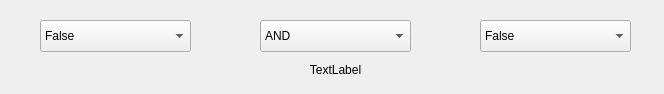
<?xml version="1.0" encoding="UTF-8"?>
<ui version="4.0">
 <class>Widget</class>
 <widget class="QWidget" name="Widget">
  <property name="geometry">
   <rect>
    <x>0</x>
    <y>0</y>
    <width>664</width>
    <height>94</height>
   </rect>
  </property>
  <property name="windowTitle">
   <string>Widget</string>
  </property>
  <widget class="QComboBox" name="logOper2">
   <property name="geometry">
    <rect>
     <x>480</x>
     <y>20</y>
     <width>151</width>
     <height>32</height>
    </rect>
   </property>
   <property name="palette">
    <palette>
     <active>
      <colorrole role="Text">
       <brush brushstyle="SolidPattern">
        <color alpha="217">
         <red>0</red>
         <green>0</green>
         <blue>0</blue>
        </color>
       </brush>
      </colorrole>
      <colorrole role="PlaceholderText">
       <brush brushstyle="SolidPattern">
        <color alpha="128">
         <red>0</red>
         <green>0</green>
         <blue>0</blue>
        </color>
       </brush>
      </colorrole>
     </active>
     <inactive>
      <colorrole role="Text">
       <brush brushstyle="SolidPattern">
        <color alpha="217">
         <red>0</red>
         <green>0</green>
         <blue>0</blue>
        </color>
       </brush>
      </colorrole>
      <colorrole role="PlaceholderText">
       <brush brushstyle="SolidPattern">
        <color alpha="128">
         <red>0</red>
         <green>0</green>
         <blue>0</blue>
        </color>
       </brush>
      </colorrole>
     </inactive>
     <disabled>
      <colorrole role="Text">
       <brush brushstyle="SolidPattern">
        <color alpha="63">
         <red>255</red>
         <green>255</green>
         <blue>255</blue>
        </color>
       </brush>
      </colorrole>
      <colorrole role="PlaceholderText">
       <brush brushstyle="SolidPattern">
        <color alpha="128">
         <red>255</red>
         <green>255</green>
         <blue>255</blue>
        </color>
       </brush>
      </colorrole>
     </disabled>
    </palette>
   </property>
   <item>
    <property name="text">
     <string>False</string>
    </property>
   </item>
   <item>
    <property name="text">
     <string>True</string>
    </property>
   </item>
  </widget>
  <widget class="QComboBox" name="logOper1">
   <property name="geometry">
    <rect>
     <x>40</x>
     <y>20</y>
     <width>151</width>
     <height>32</height>
    </rect>
   </property>
   <property name="palette">
    <palette>
     <active>
      <colorrole role="Text">
       <brush brushstyle="SolidPattern">
        <color alpha="217">
         <red>0</red>
         <green>0</green>
         <blue>0</blue>
        </color>
       </brush>
      </colorrole>
      <colorrole role="PlaceholderText">
       <brush brushstyle="SolidPattern">
        <color alpha="128">
         <red>0</red>
         <green>0</green>
         <blue>0</blue>
        </color>
       </brush>
      </colorrole>
     </active>
     <inactive>
      <colorrole role="Text">
       <brush brushstyle="SolidPattern">
        <color alpha="217">
         <red>0</red>
         <green>0</green>
         <blue>0</blue>
        </color>
       </brush>
      </colorrole>
      <colorrole role="PlaceholderText">
       <brush brushstyle="SolidPattern">
        <color alpha="128">
         <red>0</red>
         <green>0</green>
         <blue>0</blue>
        </color>
       </brush>
      </colorrole>
     </inactive>
     <disabled>
      <colorrole role="Text">
       <brush brushstyle="SolidPattern">
        <color alpha="63">
         <red>255</red>
         <green>255</green>
         <blue>255</blue>
        </color>
       </brush>
      </colorrole>
      <colorrole role="PlaceholderText">
       <brush brushstyle="SolidPattern">
        <color alpha="128">
         <red>255</red>
         <green>255</green>
         <blue>255</blue>
        </color>
       </brush>
      </colorrole>
     </disabled>
    </palette>
   </property>
   <property name="cursor">
    <cursorShape>ArrowCursor</cursorShape>
   </property>
   <property name="mouseTracking">
    <bool>false</bool>
   </property>
   <property name="whatsThis">
    <string>&lt;html&gt;&lt;head/&gt;&lt;body&gt;&lt;p&gt;&lt;br/&gt;&lt;/p&gt;&lt;/body&gt;&lt;/html&gt;</string>
   </property>
   <property name="styleSheet">
    <string notr="true"/>
   </property>
   <property name="modelColumn">
    <number>0</number>
   </property>
   <item>
    <property name="text">
     <string>False</string>
    </property>
   </item>
   <item>
    <property name="text">
     <string>True</string>
    </property>
   </item>
  </widget>
  <widget class="QComboBox" name="operationBox">
   <property name="geometry">
    <rect>
     <x>260</x>
     <y>20</y>
     <width>151</width>
     <height>32</height>
    </rect>
   </property>
   <property name="palette">
    <palette>
     <active>
      <colorrole role="Text">
       <brush brushstyle="SolidPattern">
        <color alpha="217">
         <red>0</red>
         <green>0</green>
         <blue>0</blue>
        </color>
       </brush>
      </colorrole>
      <colorrole role="PlaceholderText">
       <brush brushstyle="SolidPattern">
        <color alpha="128">
         <red>0</red>
         <green>0</green>
         <blue>0</blue>
        </color>
       </brush>
      </colorrole>
     </active>
     <inactive>
      <colorrole role="Text">
       <brush brushstyle="SolidPattern">
        <color alpha="217">
         <red>0</red>
         <green>0</green>
         <blue>0</blue>
        </color>
       </brush>
      </colorrole>
      <colorrole role="PlaceholderText">
       <brush brushstyle="SolidPattern">
        <color alpha="128">
         <red>0</red>
         <green>0</green>
         <blue>0</blue>
        </color>
       </brush>
      </colorrole>
     </inactive>
     <disabled>
      <colorrole role="Text">
       <brush brushstyle="SolidPattern">
        <color alpha="63">
         <red>255</red>
         <green>255</green>
         <blue>255</blue>
        </color>
       </brush>
      </colorrole>
      <colorrole role="PlaceholderText">
       <brush brushstyle="SolidPattern">
        <color alpha="128">
         <red>255</red>
         <green>255</green>
         <blue>255</blue>
        </color>
       </brush>
      </colorrole>
     </disabled>
    </palette>
   </property>
   <item>
    <property name="text">
     <string>AND</string>
    </property>
   </item>
   <item>
    <property name="text">
     <string>OR</string>
    </property>
   </item>
   <item>
    <property name="text">
     <string>NOT</string>
    </property>
   </item>
   <item>
    <property name="text">
     <string>XOR</string>
    </property>
   </item>
   <item>
    <property name="text">
     <string>EQUAL</string>
    </property>
   </item>
   <item>
    <property name="text">
     <string>NOTEQUAL</string>
    </property>
   </item>
   <item>
    <property name="text">
     <string>Новый элемент</string>
    </property>
   </item>
  </widget>
  <widget class="QLabel" name="errorLabel">
   <property name="geometry">
    <rect>
     <x>240</x>
     <y>60</y>
     <width>191</width>
     <height>20</height>
    </rect>
   </property>
   <property name="text">
    <string>TextLabel</string>
   </property>
   <property name="alignment">
    <set>Qt::AlignCenter</set>
   </property>
  </widget>
 </widget>
 <resources/>
 <connections/>
</ui>
